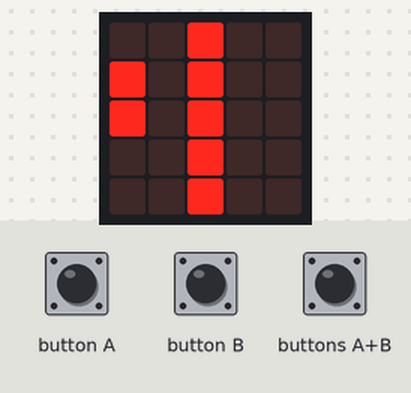
Bench run of a program on a simulated Calliope mini (MakeCode). Shown: the board's 5×5 LED display. Inputs (shaded band) come from the test bench. Random numbers come from a fixed seed; the 48×5 strip is a reading aid, not a part: it shows the text the display is scrolling, unrolled, one strip-width of it at a time; the run ends where the board's game-over animation would start. At 10.8 s the program stops and its outputs stay as they are.

Above: at 1.5 s.
1.6 s: button B pressed for 1 s
At 2.5 s:
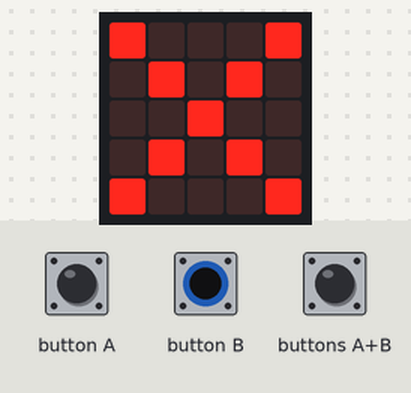
At 11.8 s:
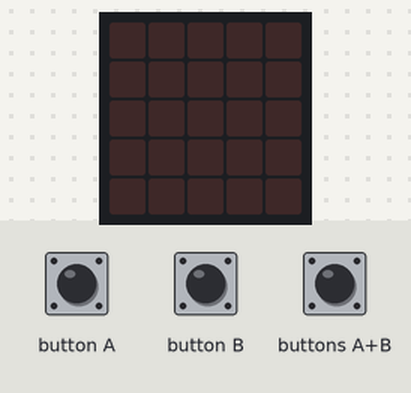
Timing chart, 0 to 12.3 s (numbered marks = the images above; inputs shaded):
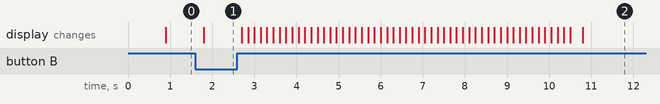

The program:

main.ts
```typescript
input.onGesture(Gesture.Shake, function () {
    basic.showNumber(Spielstand)
    basic.pause(3000)
})
let Spielstand = 0
let Zufall = 0
Spielstand = 0
basic.forever(function () {
    basic.showLeds(`
        . . # . .
        . . # . .
        . . # . .
        . . # . .
        . . # . .
        `)
    basic.pause(500)
    Zufall = randint(0, 2)
    if (Zufall == 0) {
        basic.showLeds(`
            . . # . .
            # . # . .
            # . # . .
            . . # . .
            . . # . .
            `)
        basic.pause(500)
    } else if (Zufall == 1) {
        basic.showLeds(`
            . . # . .
            . . # . #
            . . # . #
            . . # . .
            . . # . .
            `)
        basic.pause(500)
    } else if (Zufall == 2) {
        basic.showLeds(`
            . . # . .
            # . # . #
            # . # . #
            . . # . .
            . . # . .
            `)
        basic.pause(500)
    }
    if (input.buttonIsPressed(Button.A) && Zufall == 0) {
        basic.showLeds(`
            . . . . .
            . . . . .
            . . . . #
            . # . # .
            . . # . .
            `)
        Spielstand += 1
        basic.pause(500)
    } else if (input.buttonIsPressed(Button.B) && Zufall == 1) {
        basic.showLeds(`
            . . . . .
            . . . . .
            . . . . #
            . # . # .
            . . # . .
            `)
        Spielstand += 1
        basic.pause(500)
    } else if (input.buttonIsPressed(Button.A) && Zufall == 1 || (input.buttonIsPressed(Button.B) && Zufall == 0 || input.buttonIsPressed(Button.AB) && Zufall != 2)) {
        basic.showLeds(`
            # . . . #
            . # . # .
            . . # . .
            . # . # .
            # . . . #
            `)
        Spielstand += -1
        basic.pause(500)
    } else if (input.buttonIsPressed(Button.AB) && Zufall == 2) {
        basic.showLeds(`
            . . . . .
            . . . . .
            . . . . #
            . # . # .
            . . # . .
            `)
        Spielstand += 1
        basic.pause(500)
    }
    if (Spielstand == 10) {
        basic.showString("SCORE: 10")
        game.gameOver()
    } else if (Spielstand < 0) {
        basic.showString("VERLOREN")
        game.gameOver()
    }
})
```

test.ts
```typescript
// Hier kann man Tests durchführen; diese Datei wird nicht kompiliert, wenn dieses Paket als Erweiterung verwendet wird.
```
